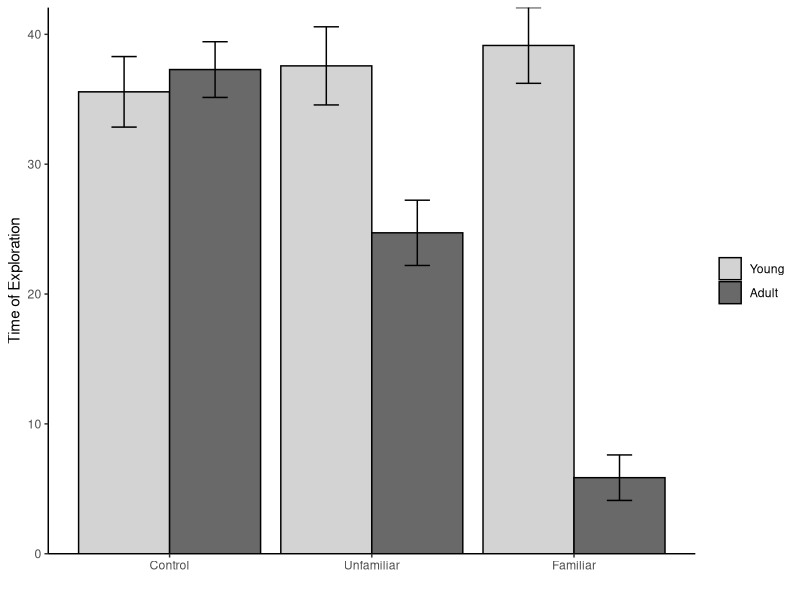
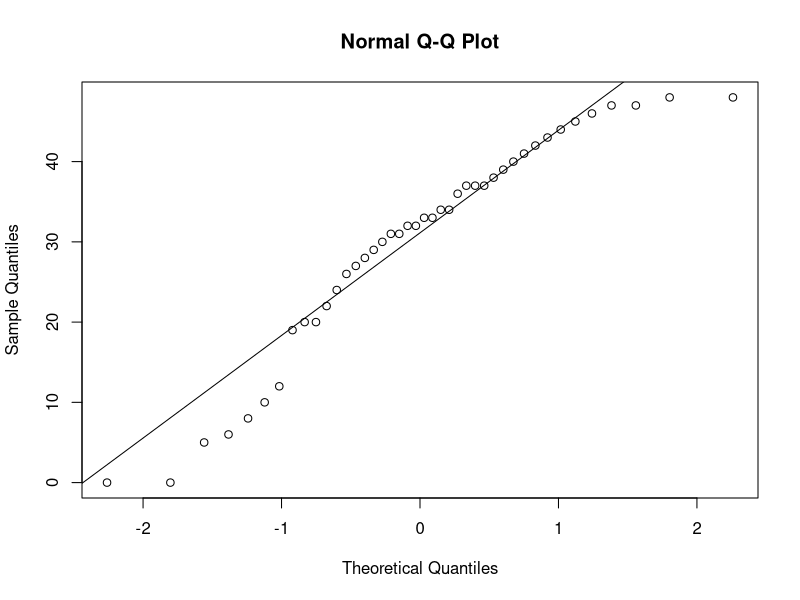

Write the R code that produced these figures, in order.
library(dplyr)
library(afex)
library(emmeans)
library(ggplot2)
library(car)

### Build data frame
n=7; r=2; c=3;
KR.Study<-data.frame(ID=seq(1:(n*r*c)),
                         Level=c(rep("Young",(n*c)),rep("Adult",(n*c))),
                         Type=rep(c(rep("Control",n),rep("Unfamiliar",n),rep("Familiar",n)),2),
                         Time.Exploration = c(46,40,27,34,39,37,26,
                                              41,44,31,29,47,28,43,
                                              34,32,48,37,45,48,30,
                                              33,31,33,38,47,42,37,
                                              32,19,36,20,20,22,24,
                                              6,0,0,10,8,12,5))

# re-set the order using the `factor` command and set the order  
KR.Study$Level<-factor(KR.Study$Level, 
                           levels = c("Young","Adult"),
                           labels = c("Young","Adult"))

KR.Study$Type<-factor(KR.Study$Type, 
                          levels = c("Control","Unfamiliar","Familiar"),
                          labels = c("Control","Unfamiliar","Familiar"))

## Check the means and SS calculations
Means.Table<-KR.Study %>%
  group_by(Level,Type) %>%
  summarise(N=n(),
            Means=mean(Time.Exploration),
            SS=sum((Time.Exploration-Means)^2),
            SD=sd(Time.Exploration),
            SEM=SD/N^.5)
knitr::kable(Means.Table, digits = 2) 

## Plot Study
Plot.1<-ggplot(Means.Table, aes(x = Type, y = Means, group=Level))+
  geom_col(aes(group=Level, fill=Level), position=position_dodge(width=0.9), colour="black")+ #added black border
  scale_y_continuous(expand = c(0, 0))+ # Forces plot to start at zero
  geom_errorbar(aes(ymax = Means + SEM, ymin= Means - SEM), 
                position=position_dodge(width=0.9), width=0.25)+ #dodge separates the columns into groups
  scale_fill_manual(values=c("#D3D3D3","#696969"))+
  xlab('')+
  ylab('Time of Exploration')+
  theme_bw()+
  theme(panel.grid.major=element_blank(),
        panel.grid.minor=element_blank(),
        panel.border=element_blank(),
        axis.line=element_line(), #this makes the box outline open on top
        legend.title=element_blank())
Plot.1

## Test Assumptions
leveneTest(Time.Exploration ~ Level*Type, data = KR.Study) 
### not sig, continue analyzing

qqnorm(KR.Study$Time.Exploration)
qqline(KR.Study$Time.Exploration)
### mostly normal except in the tails

## Run ANOVA
ANOVA.KR.Results<-aov_car(Time.Exploration~Level*Type + Error(ID), 
                          data=KR.Study)
ANOVA.KR.Results

### Test hypotheses
## Cut the data by Type
Simple.Effects.By.Type<-emmeans(ANOVA.KR.Results, ~Level|Type)
Simple.Effects.By.Type

## Test for significance between Types using LSD
pairs(Simple.Effects.By.Type,adjust='none')
# Both groups should be behaving similarly regardless of age; this was found only to be true for the Control condition
